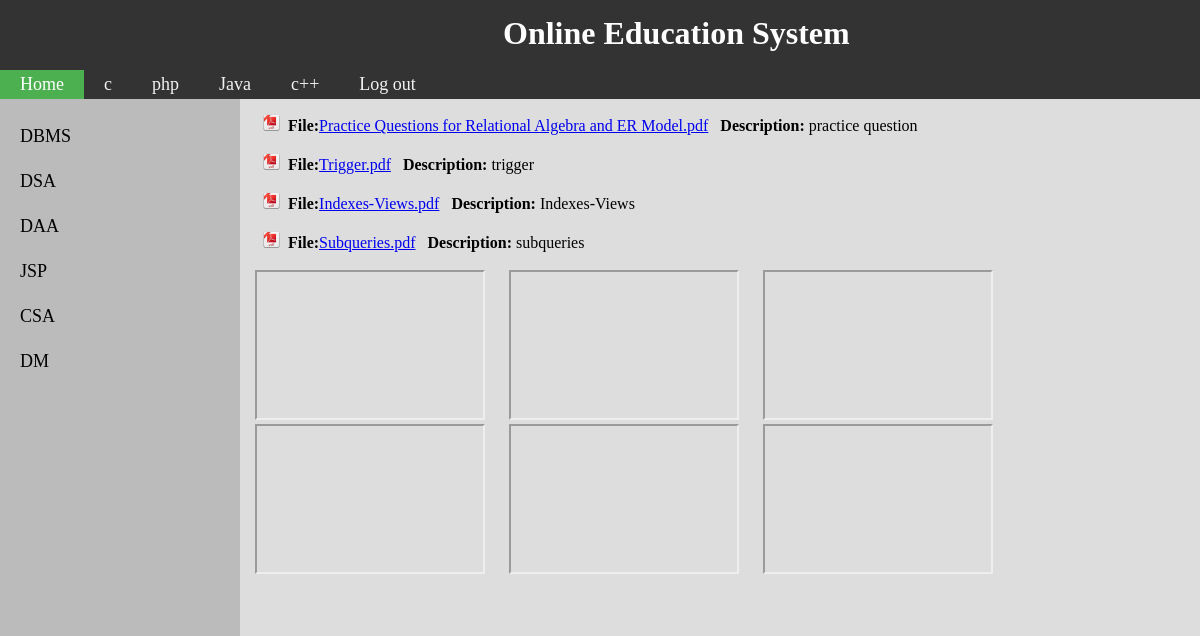
Page /OnlineEducationSystem/ce.php (signed in) on the committed database.
### tables this page shows
CREATE TABLE `admin_upload` (
  `id` int(200) NOT NULL,
  `subject` varchar(500) NOT NULL,
  `filename` varchar(500) NOT NULL,
  `description` varchar(500) NOT NULL
);

CREATE TABLE `youtube` (
  `id` int(11) NOT NULL,
  `link` varchar(1000) NOT NULL,
  `branch` varchar(50) NOT NULL,
  `about` varchar(100) NOT NULL DEFAULT '3'
);

### OnlineEducationSystem/ce.php (the view, shortened to what this page needs)
<html>
    <head>
    </head>
    <body>
        <div class="topnav" ><h1>&nbsp;&nbsp;&nbsp;&nbsp;&nbsp;&nbsp;Online Education System</h1></div>
        <div class="topnav" >
            <a class="active" href="educature/home.php">Home</a>
            <a href="c1.php">c</a>
            <a href="php.php">php</a>
            <a href="java.php">Java</a>
            <a href="c++.php">c++</a>
            <a href="logout.php">Log out</a>
        </div>
        <div class="row" style="margin:0px;height:10000px" >
            <div class="left" style="background-color:#bbb;" >
                <ul id="myMenu" name="">
                    <li><a href="ce.php" onc>DBMS</a></li>
                    <li><a href="dsa.php">DSA</a></li>
                    <li><a href="daa.php">DAA</a></li>
                    <li><a href="jsp.php">JSP</a></li>
                    <li><a href="csa.php">CSA</a></li>
                    <li><a href="dm.php">DM</a></li>
                </ul>
            </div>
            <div class="right" style="background-color:#ddd;">
                <?php
                try {
                    $dbhandler = new PDO('mysql:host=127.0.0.1;dbname=php', 'root', '');
                    $dbhandler->setAttribute(PDO::ATTR_ERRMODE, PDO::ERRMODE_EXCEPTION);
                    $query = $dbhandler->query('select * from admin_upload where subject="dbms"');
                    while ($r = $query->fetch()) {
                        $fnm = $r['filename'];
                        echo "&nbsp;&nbsp;<img src='pdf.jpg' height=17 width=17/>&nbsp;&nbsp;<b>File:</b><a href='upload/$fnm' target='_blank'>" . $fnm . '</a>&nbsp;&nbsp;&nbsp;<b>Description:</b>' . $r['description'];
                        echo '<br><br>';
                    }
                    $query = $dbhandler->query('select * from youtube where branch="dbms"');
                    echo '<table class="right" style="background-color:#ddd;">';
                    while ($r = $query->fetch()) {
                        echo'
                             <iframe width="230" height="150" src="' . $r['link'] . '">
                             </iframe>&nbsp;&nbsp;&nbsp;&nbsp;&nbsp;';
                    }
                } catch (PDOException $e) {
                    echo $e->getMessage();
                    die();
                }
                ?>
            </div>
        </div>
    </body>
</html>

### OnlineEducationSystem/ce.php (style rules this page uses)
body { background-color: #ddd; margin: 0px; }
h1 { color: white; padding: 5px; align-items: center; margin: 20px; margin-top: 10px; margin-bottom: 40px; margin-left: 450px; margin-right: 50px; height: 20px; }
div { margin: 0px; }
.topnav { overflow: hidden; background-color: #333; }
.topnav a { float: left; color: #f2f2f2; text-align: center; padding: 4px 20px; text-decoration: none; font-size: 18px; }
.topnav a.active { background-color: #4CAF50; color: white; }
* { box-sizing: border-box; }
.row { display: flex; }
.left { flex: 20%; padding: 15px 0; }
.right { flex: 80%; padding: 15px; }
#myMenu { list-style-type: none; padding: 0; margin: 0; }
#myMenu li a { backgrxound-color: #f6f6f6; padding: 12px 20px; text-decoration: none; font-size: 18px; color: black; display: block; }

### rows in the picture
admin_upload: filename "Practice Questions for Relational Algebra and ER Model.pdf", description "practice question"
admin_upload: filename "Trigger.pdf", description "trigger"
admin_upload: filename "Indexes-Views.pdf", description "Indexes-Views"
admin_upload: filename "Subqueries.pdf", description "subqueries"
